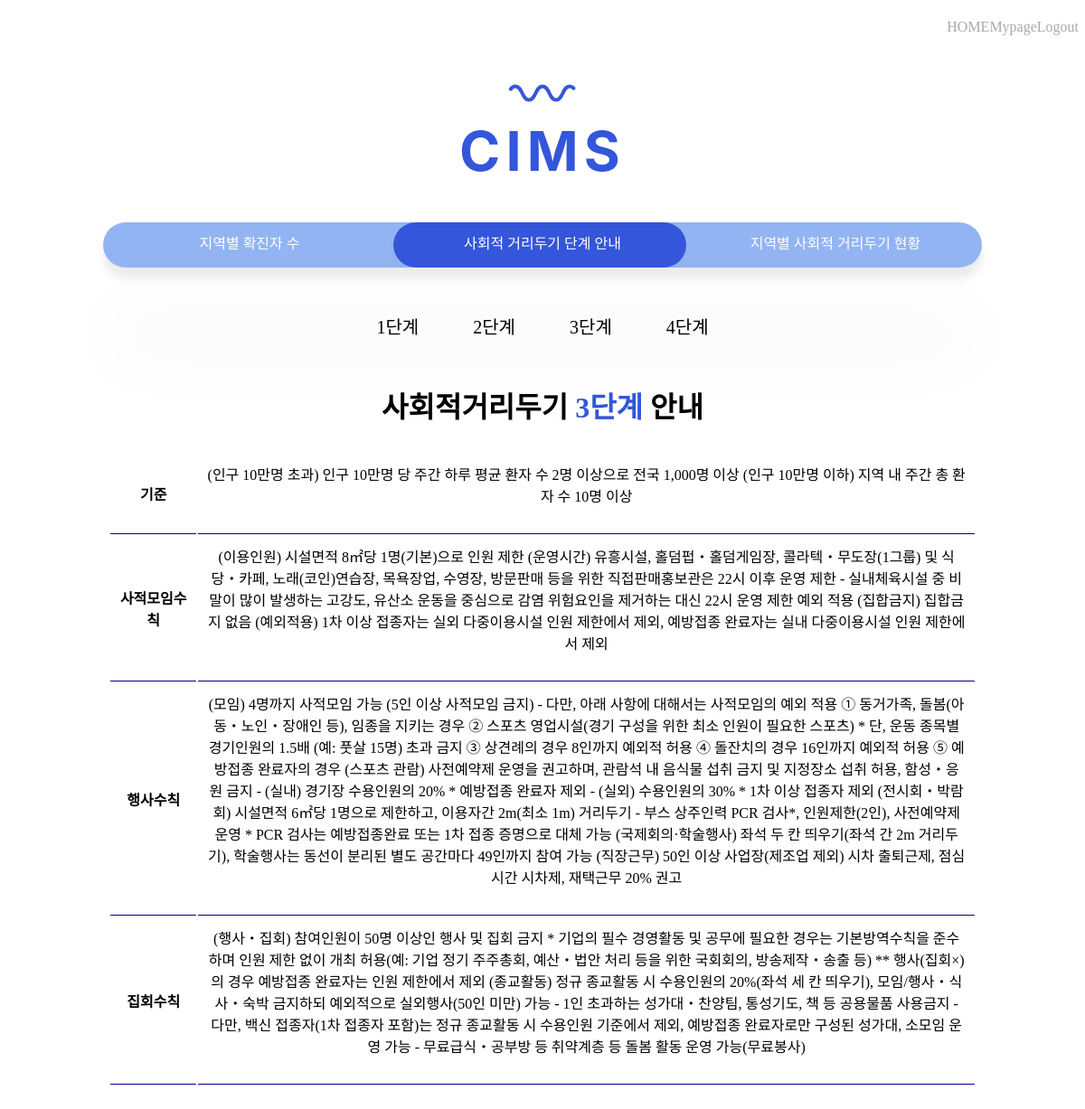
Screenshot of /stageInfo/level3 with the database file from the repository.
### socialDistance/models.py (models this page shows, shortened)
class SocialDistanceLevel(models.Model):
    level = models.CharField(max_length=1000)
    criterion = models.CharField(max_length=1000)
    privateMeetingRule = models.CharField(max_length=1000)
    festivalRule = models.CharField(max_length=1000)
    rallyRule = models.CharField(max_length=1000)

### socialDistance/views.py (the view)
# urls.py: path('stageInfo/level3', socialDistance.views.level3),
def level3(req):
    level3 = SocialDistanceLevel.objects
    return render(req, "level3.html", {'level3': level3})

### socialDistance/templates/level3.html (shortened to what this page needs)
<!DOCTYPE html>
<html lang="en">
<head>
    {% load static %}
    <link rel="stylesheet" href="https://cdnjs.cloudflare.com/ajax/libs/font-awesome/5.12.1/css/all.min.css">
    <link rel="stylesheet" href="{% static 'css/stageInfo.css' %}">
</head>
<body>
    <div class ="header">
        <ul>
            <a href="/startpage" style="text-decoration:none" ><li class="headr-menu">HOME</li></ㅁ>
            <a href="/mypage" style="text-decoration:none" ><li class="headr-menu">Mypage</li></a>
            <a href="/" style="text-decoration:none" ><li class="headr-menu">Logout</li></a>
        </ul>
    </div>
    <div class="hero" style="max-height: 700px; padding-top: 10px; padding-bottom: 40px; margin: 0px auto; text-align: center;" >
        <svg width="80" height="60" viewBox="5 0 80 60">
            <path class="wave" fill="none" stroke="#3456DA" stroke-width="4" stroke-linecap="round" d="M 0 37.5 c 7.684299348848887 0 7.172012725592294 -15 15 -15 s 7.172012725592294 15 15 15 s 7.172012725592294 -15 15 -15 s 7.172012725592294 15 15 15 s 7.172012725592294 -15 15 -15 s 7.172012725592294 15 15 15 s 7.172012725592294 -15 15 -15 s 7.172012725592294 15 15 15 s 7.172012725592294 -15 15 -15 s 7.172012725592294 15 15 15 s 7.172012725592294 -15 15 -15 s 7.172012725592294 15 15 15 s 7.172012725592294 -15 15 -15 s 7.172012725592294 15 15 15 s 7.172012725592294 -15 15 -15" $=1$=010.0" />
        </svg>
        <h4 class="animation-title bigTitle">CIMS</h4>
    </div>
    <div id="app">
        <ul class="menu-container">
            <a href="/localCoronic" style="text-decoration:none" ><li class="menu">지역별 확진자 수</li></a>
            <a href="/stageInfo" style="text-decoration:none" ><li class="menu">사회적 거리두기 단계 안내</li></a>
            <a href="/currentStage" style="text-decoration:none" ><li class="menu">지역별 사회적 거리두기 현황</li></a>
            <div class="focus-el el--1"></div>
        </ul>
    </div>
    <div class = "content">
        <ul class = "stage-menu">
            <li><a href="level1" style="text-decoration:none">1단계</a></li>
            <li><a href="level2" style="text-decoration:none">2단계</a></li>
            <li><a href="level3" style="text-decoration:none">3단계</a></li>
            <li><a href="level4" style="text-decoration:none">4단계</a></li>
        </ul>
        <div class="info">
            <h1 class="semi-title" style="color: black;">사회적거리두기 <span style="color: #3456DA;">3단계</span>  안내</h1>
            <div class="levelMatrix">
                <table>
                    <tr>
                        <th>기준</th>
                        <td>
                            <ul>
                                {% for level3 in level3.all %}
                                {% if level3.level == '3' %}
                                    <p>{{ level3.criterion }}</p>
                                {% endif %}
                                {% endfor %}
                            </ul>
                        </td>
                    </tr>
                    <tr>
                        <th>사적모임수칙</th>
                        <td>
                            <ul>
                                {% for level3 in level3.all %}
                                {% if level3.level == '3' %}
                                    <p>{{ level3.privateMeetingRule }}</p>
                                {% endif %}
                                {% endfor %}
                            </ul>
                        </td>
                    </tr>
                    <tr>
                        <th>행사수칙</th>
                        <td>
                            <ul>
                                {% for level3 in level3.all %}
                                {% if level3.level == '3' %}
                                    <p>{{ level3.festivalRule }}</p>
                                {% endif %}
                                {% endfor %}
                            </ul>
                        </td>
                    </tr>
                    <tr>
                        <th>집회수칙</th>
                        <td>
                            <ul>
                                {% for level3 in level3.all %}
                                {% if level3.level == '3' %}
                                    <p>{{ level3.rallyRule }}</p>
                                {% endif %}
                                {% endfor %}
                            </ul>
                        </td>
                    </tr>
                </table>
            </div>
        </div>
    </div>
</body>
</html>

### cimsWeb/static/css/stageInfo.css (style rules this page uses)
* { -webkit-box-sizing: border-box; box-sizing: border-box; margin: 0; padding: 0; }
body { margin: 0; width: 100%; height: 100vh; display: -webkit-box; display: -ms-flexbox; display: flex; -webkit-box-orient: vertical; -webkit-box-direction: normal; -ms-flex-direction: column; flex-direction: column; -webkit-box-pack: center; -ms-flex-pack: center; justify-content: center; -webkit-box-align: center; -ms-flex-align: center; align-items: center; background: #fff; overflow: scroll; }
.header { padding-left: 130vh; padding-right: 20vh; width: 100%; height: 10vh; margin: 0; display: -ms-grid; display: grid; place-items: center; }
.header ul { position: relative; width: 90%; height: 40px; display: -ms-grid; display: grid; -ms-grid-columns: (1fr)[3]; grid-template-columns: repeat(3, 1fr); }
.header ul li { list-style: none; margin-top: 10px; display: -ms-grid; display: grid; place-items: center; font-family: "IBMPlexSansKR-Regular"; color: darkgray; cursor: pointer; }
.animation-title { margin: 0 0 0.5rem 0; line-height: 1; letter-spacing: 0.1em; font-family: -apple-system, 'avenir next', avenir, roboto, noto, 'helvetica neue', helvetica, ubuntu, 'franklin gothic medium', 'century gothic', sans-serif; }
.bigTitle { color: #3456DA; font-size: 3.82rem; font-weight: 700; }
#app { width: 90%; display: -ms-grid; display: grid; place-items: center; }
#app ul { position: relative; width: 90%; height: 50px; display: -ms-grid; display: grid; -ms-grid-columns: (1fr)[3]; grid-template-columns: repeat(3, 1fr); border-radius: 35px; background: rgba(100, 149, 237, 0.7); -webkit-box-shadow: 0 12.5px 10px rgba(0, 0, 0, 0.08), 0 100px 80px rgba(0, 0, 0, 0.03); box-shadow: 0 12.5px 10px rgba(0, 0, 0, 0.08), 0 100px 80px rgba(0, 0, 0, 0.03); overflow: hidden; }
#app ul li { list-style: none; display: -ms-grid; display: grid; place-items: center; font-family: "IBMPlexSansKR-Regular"; color: #fff; z-index: 10; position: relative; cursor: pointer; margin-top: 10px; }
#app ul .focus-el { position: absolute; left: 33%; top: 0; width: calc(100% / 3); height: 100%; border-radius: 35px; background: #3456DA; -webkit-box-shadow: 0 12.5px 10px rgba(0, 0, 0, 0.015), 0 100px 80px rgba(0, 0, 0, 0.03); box-shadow: 0 12.5px 10px rgba(0, 0, 0, 0.015), 0 100px 80px rgba(0, 0, 0, 0.03); }
.content { width: 100%; height: 80vh; }
.content .stage-menu { font-family: 'IBMPlexSansKR-Regular'; font-size: 20px; display: -webkit-box; display: -ms-flexbox; display: flex; list-style: none; text-decoration: none; -webkit-box-orient: horizontal; -webkit-box-direction: normal; -ms-flex-direction: row; flex-direction: row; -webkit-box-pack: center; -ms-flex-pack: center; justify-content: center; margin: 50px; }
.content .stage-menu a { margin: 30px; color: black; }
.content .info { width: 80%; font-family: 'IBMPlexSansKR-Regular'; text-align: center; display: -webkit-box; display: -ms-flexbox; display: flex; -webkit-box-pack: center; -ms-flex-pack: center; justify-content: center; -webkit-box-orient: vertical; -webkit-box-direction: normal; -ms-flex-direction: column; flex-direction: column; -webkit-box-align: center; -ms-flex-align: center; align-items: center; position: absolute; left: 50%; -webkit-transform: translateX(-50%); transform: translateX(-50%); }
.content .info .semi-title { margin-bottom: 3%; }
.content .info .levelMatrix { text-align: center; padding-bottom: 10%; }
.content .info .levelMatrix ul { padding-bottom: 20px; }
.content .info .levelMatrix th { width: 10%; }
.content .info .levelMatrix th, .content .info .levelMatrix td { border-bottom: 1px solid #00008b; padding: 10px; }

### rows the page displays
SocialDistanceLevel: criterion "(인구 10만명 초과) 인구 10만명 당 주간 하루 평균 환자 수 2명 이상으로 전국 1,000명 이상 (인구 10만명 이하) 지역 내 주간 총 환자 수 10명 이상", privateMeetingRule "(이용인원) 시설면적 8㎡당 1명(기본)으로 인원 제한 (운영시간) 유흥시설, 홀덤펍‧홀덤게임장, 콜라텍‧무도장(1그룹) 및 식당‧카페, 노래(코인)연습장, 목욕장업, 수영장, 방문판매 등을 위한 직접판매홍보관은 22시 이후 운영 제한 - 실내체육시설 중 비말이 많이 발생하는 고강도, 유산소 운동을 중심으로 감염 위험요인을 제거하는 대신 22시 운영 제한 예외 적용 (집합금지) 집합금지 없음 (예외적용) 1차 이상 접종자는 실외 다중이용시설 인원 제한에서 제외, 예방접종 완료자는 실내 다중이용시설 인원 제한에서 제외", festivalRule "(모임) 4명까지 사적모임 가능 (5인 이상 사적모임 금지) - 다만, 아래 사항에 대해서는 사적모임의 예외 적용 ① 동거가족, 돌봄(아동‧노인‧장애인 등), 임종을 지키는 경우 ② 스포츠 영업시설(경기 구성을 위한 최소 인원이 필요한 스포츠) * 단, 운동 종목별 경기인원의 1.5배 (예: 풋살 15명) 초과 금지 ③ 상견례의 경우 8인까지 예외적 허용 ④ 돌잔치의 경우 16인까지 예외적 허용 ⑤ 예방접종 완료자의 경우 (스포츠 관람) 사전예약제 운영을 권고하며, 관람석 내 음식물 섭취 금지 및 지정장소 섭취 허용, 함성‧응원 금지 - (실내) 경기장 수용인원의 20% * 예방접종 완료자 제외 - (실외) 수용인원의 30% * 1차 이상 접종자 제외 (전시회‧박람회) 시설면적 6㎡당 1명으로 제한하고, 이용자간 2m(최소 1m) 거리두기 - 부스 상주인력 PCR 검사*, 인원제한(2인), 사전예약제 운영 * PCR 검사는 예방접종완료 또는 1차 접종 증명으로 대체 가능 (국제회의·학술행사) 좌석 두 칸 띄우기(좌석 간 2m 거리두기), 학술행사는 동선이 분리된 별도 공간마다 49인까지 참여 가능 (직장근무) 50인 이상 사업장(제조업 제외) 시차 출퇴근제, 점심시간 시차제, 재택근무 20% 권고", rallyRule "(행사‧집회) 참여인원이 50명 이상인 행사 및 집회 금지 * 기업의 필수 경영활동 및 공무에 필요한 경우는 기본방역수칙을 준수하며 인원 제한 없이 개최 허용(예: 기업 정기 주주총회, 예산‧법안 처리 등을 위한 국회회의, 방송제작‧송출 등) ** 행사(집회×)의 경우 예방접종 완료자는 인원 제한에서 제외 (종교활동) 정규 종교활동 시 수용인원의 20%(좌석 세 칸 띄우기), 모임/행사‧식사‧숙박 금지하되 예외적으로 실외행사(50인 미만) 가능 - 1인 초과하는 성가대‧찬양팀, 통성기도, 책 등 공용물품 사용금지 - 다만, 백신 접종자(1차 접종자 포함)는 정규 종교활동 시 수용인원 기준에서 제외, 예방접종 완료자로만 구성된 성가대, 소모임 운영 가능 - 무료급식‧공부방 등 취약계층 등 돌봄 활동 운영 가능(무료봉사)"
